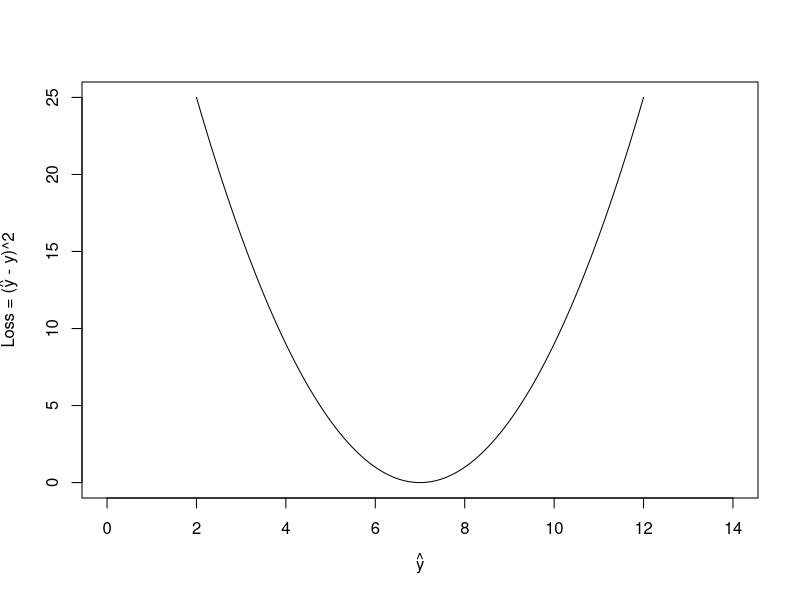

Here is the R script that generated this plot: (Note: this script raises an error after producing the figure.)
setwd("S:\\CO\\Dept\\Cancer\\Team\\Administrative\\Analyst\\John\\gradient descent")

x_seq = seq(2,12,by=.01)

loss = function(x){(x-7)**2}

y_seq = loss(x_seq)

plot(x_seq,y_seq
     , type = 'l'
     ,ylab = expression(paste('Loss = (',hat(y),' - y)^2'))
     ,xlab = expression(hat(y))
     ,xlim = c(0,14))
dev.copy(png,"loss1.png")
dev.off()

abline(v = 8, col = 2,lty = 2)
text(9,20,
     expression(paste(hat(y)," = 8"))
     ,col = 2
)
dev.copy(png,"loss2.png")
dev.off()

abline(h = 1,col = 2, lty = 2)
text(1, 2, "loss = 1",col = 2,new = F)
dev.copy(png,"loss3.png")
dev.off()


points(8,loss(8),col = 3, new=F)
segments(x0=7.5,y0=loss(8) - .5 * 2 
         ,x1=8.5,y1=loss(8) + .5 * 2
         ,new=F,col=3,lwd=2)
text(10, 2,
  expression(paste(delta,"{Loss}/",delta,hat(y), " = -2",sep = ""))
     ,col=3)
dev.copy(png,"loss4.png")
dev.off()